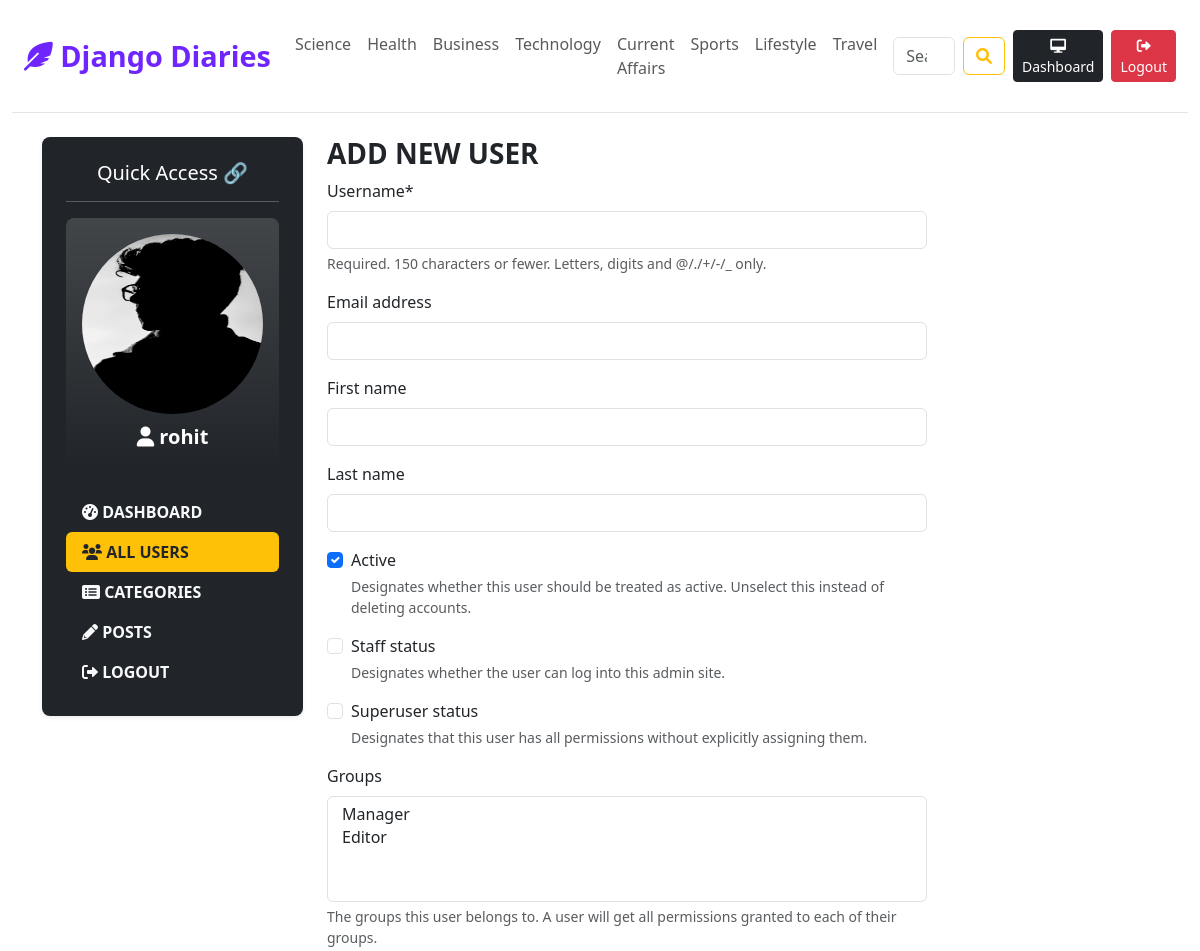
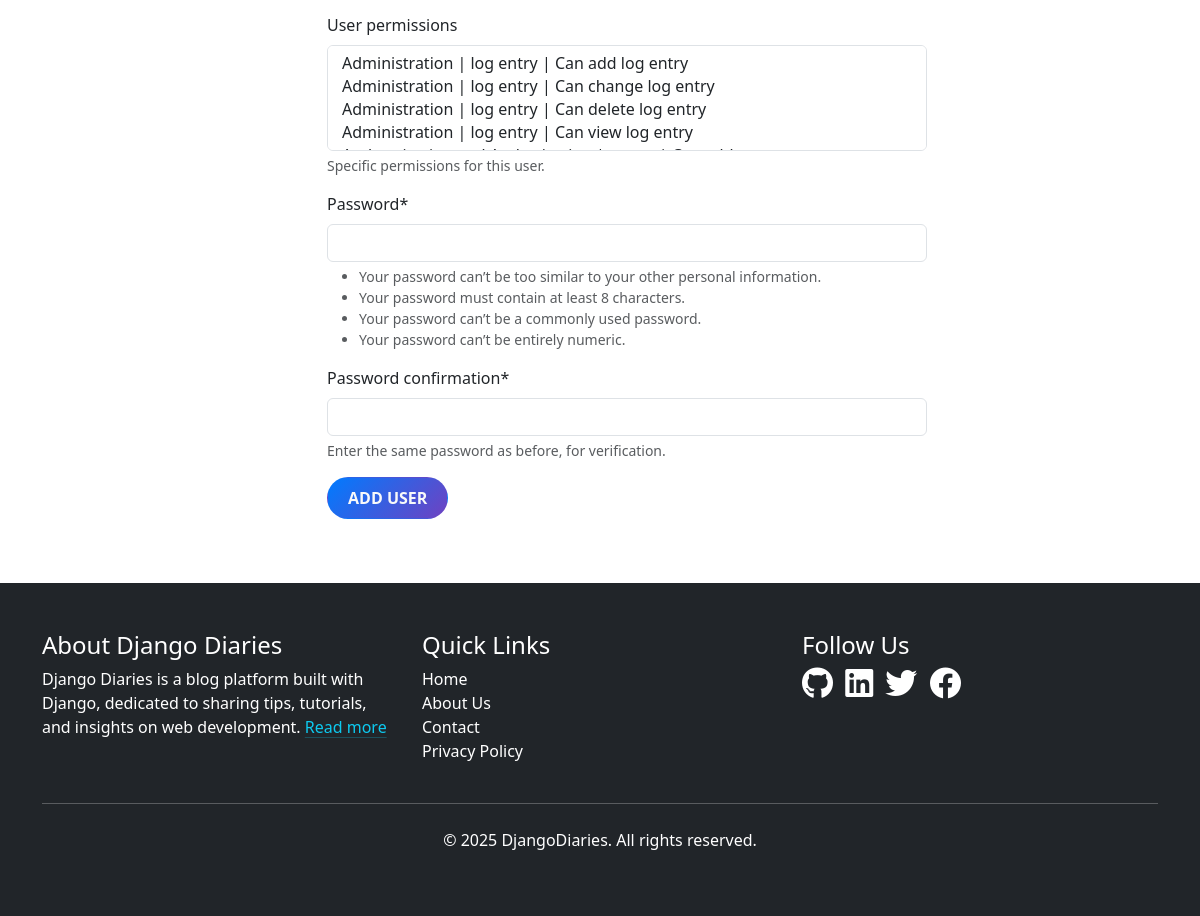
The page /dashboard/users/add (signed in) on the database its author committed (2 pictures, top to bottom).
### blogs/models.py (models this page shows, shortened)
class Category(models.Model):
    category_name = models.CharField(max_length=50, unique=True)
    created_at = models.DateTimeField(auto_now_add=True)
    updated_at = models.DateTimeField(auto_now=True)
    class Meta:
        verbose_name_plural = "categories"

### dashboard/models.py (models this page shows, shortened)
class UserProfile(models.Model):
    user = models.OneToOneField(User, on_delete=models.CASCADE)
    profile_image = models.ImageField(upload_to='profile_pics/', null=True, blank=True)

### dashboard/views.py (the view)
# urls.py: path('users/add', views.add_users, name='add_users'),
def add_users(request):
    if request.method == 'POST':
        form = AddUserForm(request.POST)
        if form.is_valid():
            form.save()
            return redirect('users')  # Redirect to a success page or user list page
    else:
        form = AddUserForm()  # Create an empty form for GET request
    user_profile = UserProfile.objects.filter(user=request.user).first()
    context = {
        'form': form,
        'user_profile': user_profile,
    }
    return render(request, 'dashboard/add_users.html', context)

### dashboard/forms.py
class AddUserForm(UserCreationForm):
    class Meta:
        model = User
        fields = ('username', 'email', 'first_name', 'last_name', 'is_active', 'is_staff', 'is_superuser', 'groups', 'user_permissions')

### blogs/context_processors.py (called while the page is built)
def get_categories(request):
    categories = Category.objects.all()
    return {'categories': categories}

### templates/dashboard/add_users.html (shortened to what this page needs)
{% extends "base/base.html" %}
{% block content %}
<div class="container mt-4 text-light">
    <div class="row">
        {% include "dashboard/LeftSideBar.html" %}
        <div class="col-md-9 mb-5 text-dark">
            <h3 class="fw-bold text-uppercase">Add New User</h3>
            {% load crispy_forms_tags %}
            <form action="{% url "add_users" %}" method='POST' style='width:600px;' enctype="multipart/form-data">
                {{form | crispy}}
                <button type='submit' class='btn custom-badge text-light'>Add User</button>
            </form>
        </div>
    </div>
</div>
{% endblock %}

### templates/base/header.html (shortened to what this page needs)
{% load static %}
<!DOCTYPE html>
<html lang="en" data-bs-theme="light">
  <head>
    <link href="https://cdnjs.cloudflare.com/ajax/libs/font-awesome/6.0.0-beta3/css/all.min.css" rel="stylesheet">
    <link href="https://cdn.jsdelivr.net/npm/bootstrap@5.3.3/dist/css/bootstrap.min.css" rel="stylesheet">
    <link href="{% static 'css/blog.css' %}" rel="stylesheet">
  </head>
  <body>
    <div class="container-fluid">
      <header class="blog-header py-3 sticky-top bg-white">
        <nav class="navbar navbar-expand-lg navbar-light">
          <div class="container-fluid">
            <a class="navbar-brand custom-hover" href="/">
              <i class="fas fa-feather-alt"></i> Django Diaries
            </a>
            <div class="collapse navbar-collapse" id="navbarNav">
              <ul class="navbar-nav me-auto mb-2 mb-lg-0">
                {% for category in categories %}
                  <li class="nav-item">
                    <a class="nav-link custom-hover" href="{% url 'posts_by_category' category.id %}">{{ category.category_name }}</a>
                  </li>
                {% endfor %}
              </ul>
              <form class="d-flex m-2" action="{% url 'search' %}" method="GET">
                <input class="form-control me-2" type="search" placeholder="Search" aria-label="Search" name="keyword">
                <button class="btn btn-outline-warning" type="submit"><i class="fa fa-search"></i></button>
              </form>
              <div class="d-flex">
                {% if not user.is_authenticated %}
                  <a class="btn btn-sm btn-warning me-2" href="{% url 'login' %}"><i class="fa fa-sign-in-alt"></i> Login</a>
                  <a class="btn btn-sm btn-dark" href="{% url 'register' %}"><i class="fa fa-user-plus"></i> Register</a>
                {% else %}
                  <a class="btn btn-sm btn-dark me-2" href="{% url 'dashboard' %}"><i class="fas fa-desktop"></i> Dashboard</a>
                  <a class="btn btn-sm btn-danger" href="{% url 'logout' %}"><i class="fas fa-sign-out-alt"></i> Logout</a>
                {% endif %}
              </div>
            </div>
          </div>
        </nav>
      </header>

### templates/dashboard/LeftSideBar.html (shortened to what this page needs)
<div class="col-md-3 mb-5">
    <div class="bg-dark text-white p-4 rounded-3 shadow-sm">
        <h5 class="text-center mb-3">Quick Access 🔗</h5>
        <hr>
        <div class="bg-gradient p-3 rounded-3 mb-4 text-center">
            {% if user_profile and user_profile.profile_image %}
                <img src="{{ user_profile.profile_image.url }}" alt="Profile Image" class="img-fluid rounded-circle mb-2" style="width: 200px; height: 180px;">
            {% else %}
                <i class="fas fa-user-circle fa-3x mb-2"></i>
            {% endif %}
            <p class="mb-0 fw-bold fs-5"><i class="fas fa-user"></i> <strong>{{ request.user.username }}</strong></p>
        </div>
        <div class="nav flex-column text-uppercase">
            <a href="{% url 'dashboard' %}" class="nav-link text-light py-2 fw-bold {% if '/dashboard/' == request.path %}bg-warning text-dark rounded-2{% endif %}">
                <i class="fas fa-tachometer-alt"></i> Dashboard
            </a>
            {% if perms.auth.view_user %}
                <a href="{% url 'users' %}" class="nav-link text-light py-2 fw-bold {% if '/users/' in request.path %}bg-warning text-dark rounded-2{% endif %}">
                    <i class="fa fa-users"></i> All Users
                </a>
            {% endif %}
            <a href="{% url 'categories' %}" class="nav-link text-light py-2 fw-bold {% if '/categories/' in request.path %}bg-warning text-dark rounded-2{% endif %}">
                <i class="fas fa-list-alt"></i> Categories
            </a>
            <a href="{% url 'posts' %}" class="nav-link text-light py-2 fw-bold {% if '/posts' in request.path %}bg-warning text-dark rounded-2{% endif %}">
                <i class="fas fa-pencil-alt"></i> Posts
            </a>
            <a href="{% url "logout" %}" class="nav-link text-light py-2 fw-bold">
                <i class="fas fa-sign-out-alt"></i> Logout
            </a>
        </div>
    </div>
</div>

### static/css/blog.css (style rules this page uses)
.blog-header { border-bottom: 1px solid #e5e5e5; }
.navbar-brand { font-size: 2rem; font-weight: bold; color: #6e25ff !important; }
.custom-hover { position: relative; text-decoration: none; transition: color 0.3s ease; }
.custom-hover::after { content: ''; position: absolute; width: 100%; transform: scaleX(0); height: 2px; bottom: 0; left: 0; background-color: #007bff; transform-origin: bottom right; transition: transform 0.25s ease-out; }
.custom-badge { background: linear-gradient(135deg, #007bff, #6f42c1); border-radius: 50px; padding: 8px 20px; color: white; text-transform: uppercase; font-weight: 600; text-decoration: none; transition: transform 0.3s ease, background-color 0.3s ease; display: inline-block; }
@media (min-width: 768px) { .navbar-brand { font-size: 1.8rem; } }

### rows shown on the page
Category: category_name "Science"
Category: category_name "Health"
Category: category_name "Business"
Category: category_name "Technology"
Category: category_name "Current Affairs"
Category: category_name "Sports"
Category: category_name "Lifestyle"
Category: category_name "Travel"
UserProfile: profile_image (picture)

### other values the page prints
{{ request.user.username }} "rohit"
